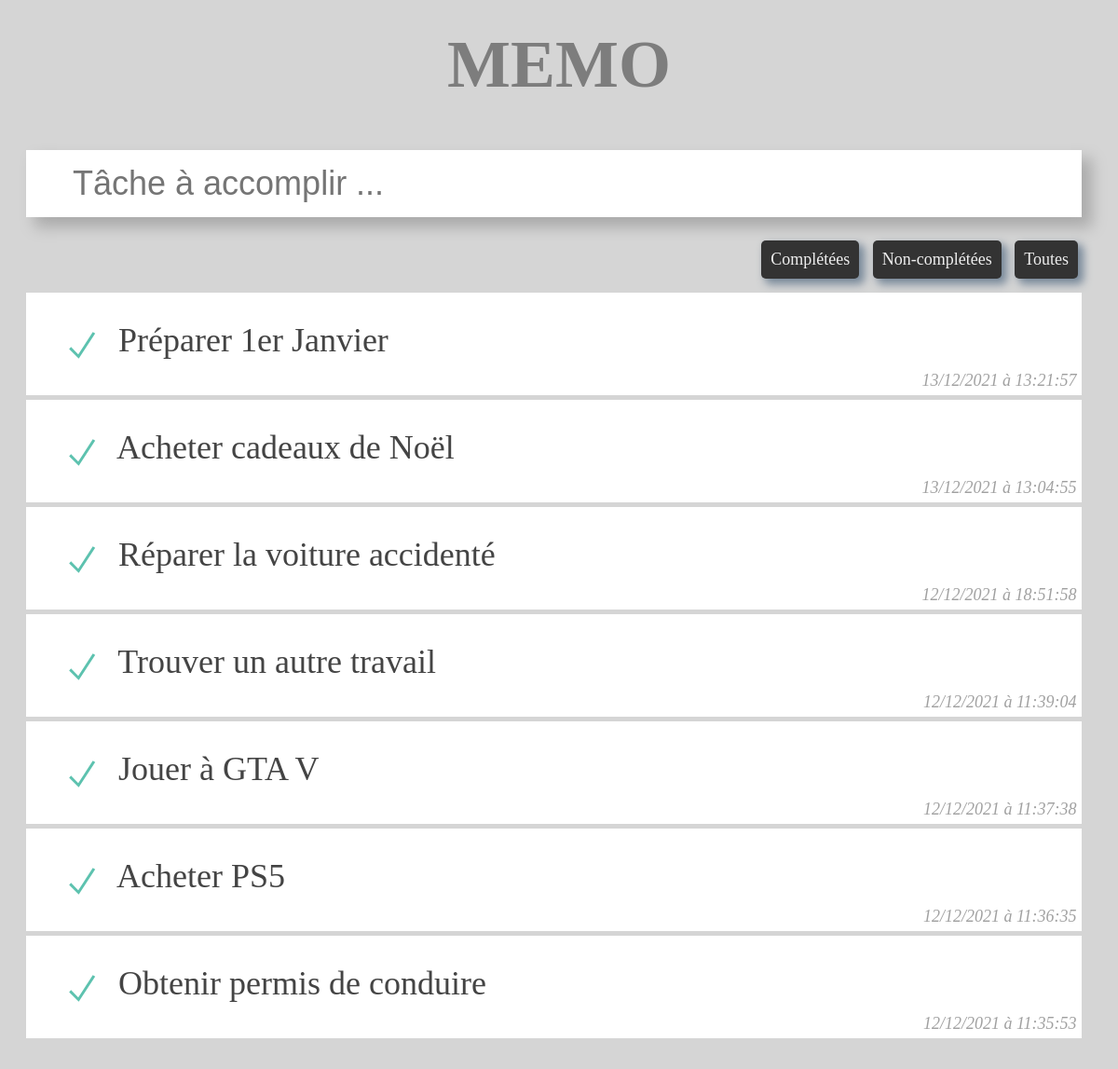
The page /index.php?filtrer=0 on the database its author committed.
### tables this page shows
CREATE TABLE `tache` (
  `id` int(11) NOT NULL,
  `texte` varchar(200) NOT NULL COMMENT 'Texte de la tâche.',
  `accomplie` tinyint(1) NOT NULL DEFAULT '0' COMMENT 'Valeur 0 pour non-accomplie, et 1 pour accomplie.',
  `date_ajout` datetime NOT NULL DEFAULT CURRENT_TIMESTAMP COMMENT 'La date à laquelle la tâche est ajoutée',
  `utilisateur_id` int(11) DEFAULT NULL COMMENT 'Ce champ n''est pas utilisé dans le TP, ignorez-le!'
);

### lib/bd.lib.php (called while the page is built, shortened)
<?php
    function lireDonnees($cnx, $requete) {
        return mysqli_query($cnx, $requete);
    }
?>

### index.php (the view, shortened to what this page needs)
<?php
include('lib/bd.lib.php');
$cnx = connexionBD();
$requete = "SELECT id, texte, accomplie, date_ajout,
    DATE_FORMAT(date_ajout, '%d/%m/%Y à %H:%i:%s')
    AS date_ajout_modifie FROM tache ORDER BY date_ajout DESC";
if(isset($_GET['filtrer'])) {
    if($_GET['filtrer'] == 1) {
        $requete ="SELECT id, texte, accomplie, date_ajout,
            DATE_FORMAT(date_ajout, '%d/%m/%Y à %H:%i:%s') AS date_ajout_modifie
            FROM tache WHERE accomplie=1 ORDER BY date_ajout DESC";
    } else {
        $requete ="SELECT id, texte, accomplie, date_ajout,
            DATE_FORMAT(date_ajout, '%d/%m/%Y à %H:%i:%s') AS date_ajout_modifie
            FROM tache WHERE accomplie=0 ORDER BY date_ajout DESC";
    }
}
$listeDesTaches = lireDonnees($cnx, $requete);
?>
<!DOCTYPE html>
<html lang="fr">
<head>
    <link rel="stylesheet" href="ressources/css/styles.css">
</head>
<body>
    <div class="conteneur">
        <a href="index.php"><h1>MEMO</h1></a>
        <form method="post" autocomplete="off" action="index.php">
            <input type="text" name="texteTache" class="quoi-faire" autofocus placeholder="Tâche à accomplir ...">
        </form>
        <div class="filtres">
            <a href="index.php?filtrer=1" title="Afficher les tâches complétées uniquement.">Complétées</a>
            <a href="index.php?filtrer=0" title="Afficher les tâches non-complétées uniquement.">Non-complétées</a>
            <a href="index.php" title="Afficher toutes les tâches.">Toutes</a>
        </div>
        <ul class="liste-taches">
            <?php while($uneTache = mysqli_fetch_assoc($listeDesTaches)) :
            $idDeLaTache = $uneTache['id']; ?>
            <li <?php if($uneTache['accomplie']==1) {echo 'class="accomplie"';} ?>>
                <span class="coche">
                    <a href="index.php?basculer=<?= $idDeLaTache; ?>" title="Cliquez pour faire basculer l'état de cette tâche.">
                        <img src="ressources/images/coche.svg" alt="">
                    </a>
                </span>
                <span class="texte"><?= $uneTache['texte']; ?></span>
                <span class="ajout"><?= $uneTache['date_ajout_modifie']; ?></span>
            </li>
            <?php endwhile; ?>
        </ul>
    </div>
</body>
</html>

### ressources/css/styles.css (style rules this page uses)
html { box-sizing: border-box; }
*, *:before, *:after { box-sizing: inherit; }
body { font-family: Verdana; font-size: 36px; color: #444; background-color: #d5d5d5; padding: 20px; }
a, a:visited, a:link, a:hover { text-decoration: none; color: inherit; }
.conteneur { width: 100%; height: 100%; }
h1 { margin: 0; margin-bottom: 30px; text-align: center; opacity: 0.6; }
input.quoi-faire { width: 99%; padding: 15px; font-size: 36px; padding-left: 50px; box-shadow: 10px 10px 15px 1px #ababab; border: none; margin: 20px 0; }
div.filtres { margin-bottom: 0px; text-align: right; padding-right: 10px; font-size: 0.5em; }
div.filtres a { display: inline-block; padding: 10px; margin: 5px; background-color: #333; color: #eee; border-radius: 5px; box-shadow: 5px 5px 10px 1px lightslategrey; }
ul.liste-taches { margin-top: 10px; list-style: none; padding: 0; background-color: white; width: 99%; }
ul.liste-taches li { cursor: default; border-bottom: 5px solid #d5d5d5; padding: 20px; position: relative; }
ul.liste-taches li span.coche img { vertical-align: middle; width: 70px; }
ul.liste-taches li span.ajout { font-size: 0.5em; font-family: Georgia; font-style: italic; opacity: 0.5; position: absolute; bottom: 5px; right: 5px; }

### rows shown on the page
tache: texte "Préparer 1er Janvier", date_ajout_modifie "13/12/2021 à 13:21:57"
tache: texte "Acheter cadeaux de Noël", date_ajout_modifie "13/12/2021 à 13:04:55"
tache: texte "Réparer la voiture accidenté", date_ajout_modifie "12/12/2021 à 18:51:58"
tache: texte "Trouver un autre travail", date_ajout_modifie "12/12/2021 à 11:39:04"
tache: texte "Jouer à GTA V", date_ajout_modifie "12/12/2021 à 11:37:38"
tache: texte "Acheter PS5", date_ajout_modifie "12/12/2021 à 11:36:35"
tache: texte "Obtenir permis de conduire", date_ajout_modifie "12/12/2021 à 11:35:53"
